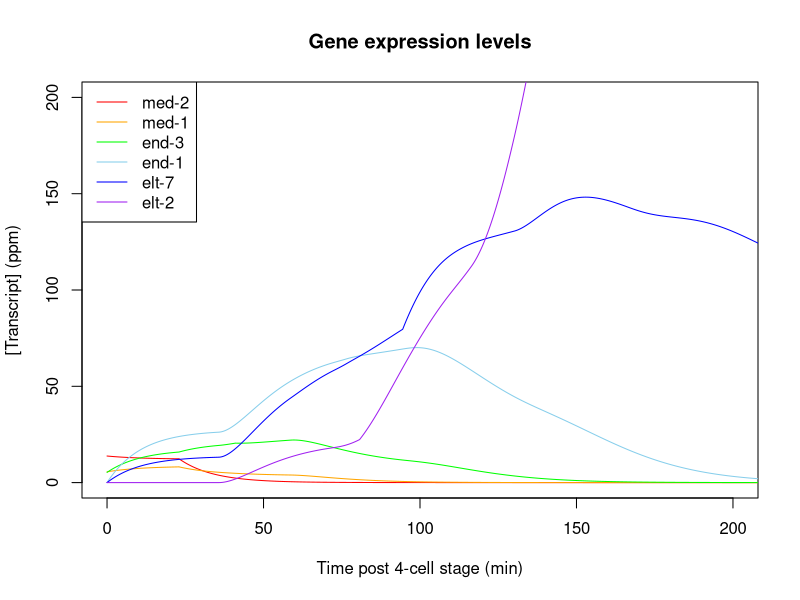

Here is the R script that generated this plot:
# C. elegans endoderm development GRN model - Feed-Forward model
# From "Recursive feedforward loops govern robust cell fate lockdown during C. elegans embryogenesis"
# by Chee Kiang Ewe, Erica M. Sommermann, Josh Kenchel, Sagen E. Flowers, Morris F. Maduro, and Joel H. Rothman
# UC Santa Barbara, UC Riverside, and UC Los Angeles
# Updated 2021 August 23 by Josh Kenchel
# jkenchel@ucsb.edu

# Program should be ready to run as-is.
# Flip logical vectors to make knockout mutants or adjust parameters as needed.
# Program will create a plot of gene expression levels and print elt-2 expression metrics to the console.

#Switches to make knockout mutants. Make TRUE to knock out. wt is all FALSE.
skn1ko <- FALSE
pop1ko <- FALSE
med2ko <- FALSE
med1ko <- FALSE
end3ko <- FALSE
end1ko <- FALSE
elt7ko <- FALSE
elt2ko <- FALSE

# Model parameters described in supplementary table
delta <- 9.213993e-02 # Native degradation rate
a1 <- 4.867228e-02 #SKN-1 activation of med-2
a2 <- 1.771412e-02 #SKN-1 activation of med-1
a3 <- 8.393703e-18 #SKN-1 activation of end-3
a4 <- 4.830789e-17 #SKN-1 activation of end-1
a5 <- 2.733470e-02 #MED-2 activation of med-1
a6 <- 2.333903e-02 #MED-2 activation of end-3 adjusted from fitted value of 8.333903e-03
a7 <- 2.272943e-01 #MED-1 activation of end-3
a8 <- 1.950453e-01 #MED-1 activation of end-1 adjusted from fitted value of 9.550453e-18
a9 <- 1.084313e-01 #POP-1 activation of end-3
a10 <- 9.011876e-16 #POP-1 activation of end-1
a11 <- 2.666866e-01 #END-3 activation of end-1
a12 <- 2.380570e-01 #END-3 activation of elt-7 adjusted from fitted value of 8.280570e-02
a13 <- 5.893009e-02 #END-1 activation of elt-7
a14 <- 2.862568e-16 #END-3 activation of elt-2
a15 <- 4.412201e-02 #END-1 activation of elt-2 adjusted from fitted value of 1.912201e-16
a16 <- 5.574331e-02 #ELT-7 activation of elt-2
f1 <- 7.026551e-02 #ELT-7 feedback
f2 <- 2.699666e-01 #ELT-2 feedback
theta1 <- 4.403810e+01 #Threshold required for ELT-7 feedback (ppm)
theta2 <- 4.539943e+00 #Threshold required for ELT-2 feedback (ppm)
tau <- 3.567803e+01 #Transcription-activation delay (min)

#Initial conditions (ppm)
skn1_0 <- 23
pop1_0 <- 3
med2_0 <- 13.8
med1_0 <- 5.6
end3_0 <- 5.3
end1_0 <- 0
elt7_0 <- 0
elt2_0 <- 0

#SKN-1 and POP-1 conditions for square waves
skn1on <- TRUE #at t=0
skn1offTime <- 23 #min
pop1on <- FALSE #at t=0
pop1onTime <- 23 #min
pop1offTime <- 41 #min

# Time settings
tEnd <- 1000 #total time of run, in min
dt <- 0.01 #Time step for Euler approximation
nTimepoints <- tEnd/dt + 1 #number of timepoints
times <- seq(0, tEnd, by = dt) #vector of all timepoints
txnDelayTimepoints <- round(tau/dt)

#Creating vectors to store expression level time series for all genes
med2 <- numeric(nTimepoints)
med1 <- numeric(nTimepoints)
end3 <- numeric(nTimepoints)
end1 <- numeric(nTimepoints)
elt7 <- numeric(nTimepoints)
elt2 <- numeric(nTimepoints)
med2[1] <- med2_0*!med2ko
med1[1] <- med1_0*!med1ko
end3[1] <- end3_0*!end3ko
end1[1] <- end1_0*!end1ko
elt7[1] <- elt7_0*!elt7ko
elt2[1] <- elt2_0*!elt2ko

# Loop through the number of timepoints given by the run time and time step dt
# The main part of the model
for(i in 1:(nTimepoints-1)){
  
  # Logical gates to create square waves for SKN-1 and POP-1
  if(times[i] > skn1offTime){
    skn1on <- FALSE
  }
  if(times[i] > pop1onTime){
    pop1on <- TRUE
  }
  if(times[i] > pop1offTime){
    pop1on <- FALSE
  }
  
  # conditions at t_i
  skn1 <- skn1_0*skn1on*!skn1ko
  pop1 <- pop1_0*pop1on*!pop1ko
  med2_i <- med2[i]
  med1_i <- med1[i]
  end3_i <- end3[i]
  end1_i <- end1[i]
  elt7_i <- elt7[i]
  elt2_i <- elt2[i]
  
  # Calculation of timepoint used for activation due to transcription-activation delay
  txnEffectTimepoint <- max(c(1, i - txnDelayTimepoints))
  med2_prev <- med2[txnEffectTimepoint]
  med1_prev <- med1[txnEffectTimepoint]
  end3_prev <- end3[txnEffectTimepoint]
  end1_prev <- end1[txnEffectTimepoint]
  elt7_prev <- elt7[txnEffectTimepoint]
  elt2_prev <- elt2[txnEffectTimepoint]
  
  # System of differential equations described in supplemental text
  # Conditions at t_i used to calculate rates of change
  dmed2 <- (skn1*a1 - delta*med2_i)*!med2ko
  dmed1 <- (skn1*a2 + med2_prev*a5 - delta*med1_i)*!med1ko
  dend3 <- (skn1*a3 + med1_prev*a7 + med2_prev*a6 + pop1*a9 - delta*end3_i)*!end3ko
  dend1 <- (skn1*a4 + end3_prev*a11 + med1_prev*a8 + pop1*a10 - delta*end1_i)*!end1ko
  delt7 <- (end1_prev*a13 + end3_prev*a12 + f1*(elt7_prev>theta1)*elt7_prev - delta*elt7_i)*!elt7ko
  delt2 <- (elt7_prev*a16 + end1_prev*a15 + end3_prev*a14 + f2*(elt2_prev>theta2)*elt2_prev - delta*elt2_i)*!elt2ko
  
  # Calculation of conditions at t_i+1 given the derivatives and time step dt
  med2[i+1] <- med2_i + dt*dmed2
  med1[i+1] <- med1_i + dt*dmed1
  end3[i+1] <- end3_i + dt*dend3
  end1[i+1] <- end1_i + dt*dend1
  elt7[i+1] <- elt7_i + dt*delt7
  elt2[i+1] <- elt2_i + dt*delt2
}

#Make graph of gene expression levels
plot(y=med2, x=times, type = "l",
     ylab = "[Transcript] (ppm)", xlab = "Time post 4-cell stage (min)", 
     col = "red", ylim = c(0,200), xlim = c(0,200),
     main = "Gene expression levels")
lines(y=med1, x=times, type = "l", col = "orange")
lines(y=end3, x=times, type = "l", col = "green")
lines(y=end1, x=times, type = "l", col = "skyblue")
lines(y=elt7, x=times, type = "l", col = "blue")
lines(y=elt2, x=times, type = "l", col = "purple")
legend("topleft", legend = c("med-2", "med-1", "end-3", "end-1", "elt-7", "elt-2"),
       col = c("red", "orange", "green", "skyblue", "blue", "purple"), lwd = 1)

#Print metrics of elt-2 timing
#Arbitrary concentration threshold used for comparative metrics, based on transcriptomics data
elt2timeToArbitraryConc <- min(which(floor(elt2) == 134))*dt
#Arbitrary timepoint chosen to quantify elt-2 timing, again based on transcriptomics data
elt2atArbitraryTimepoint <- elt2[min(which(floor(times) == 186))]
elt2at260min <- elt2[min(which(floor(times) == 260))]
cat("elt-2 time to 134 ppm transcript: ", elt2timeToArbitraryConc, "\n",
    "[elt-2] at 186 min: ", elt2atArbitraryTimepoint, "\n",
    "[elt-2] at 260 min: ", elt2at260min, "\n")